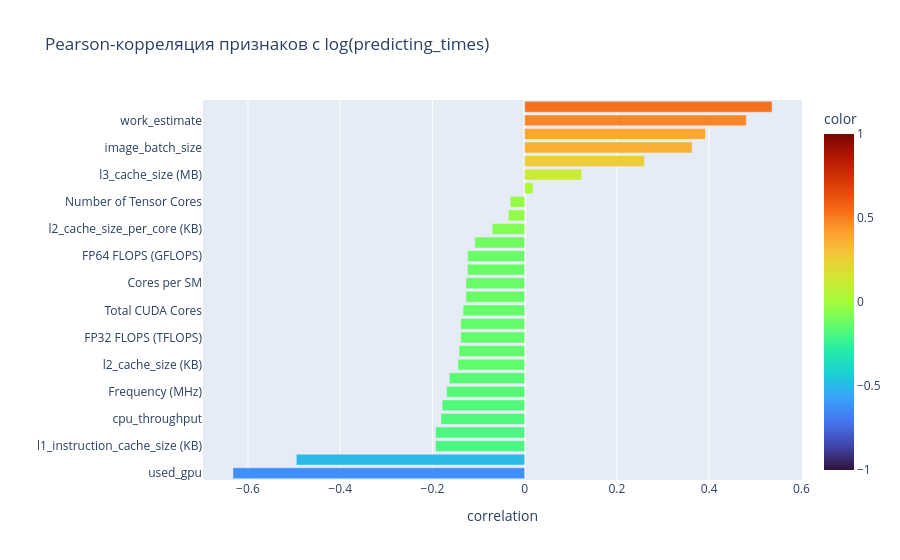

This figure's notebook cell:
### Code cell
# Корреляция numeric-фич с log_time
num_cols = df.select_dtypes(include=[np.number]).columns.tolist()
num_cols = [c for c in num_cols if c not in ('predicting_times', 'log_time')]
corr = df[num_cols + ['log_time']].corr()['log_time'].drop('log_time').sort_values()

fig = px.bar(x=corr.values, y=corr.index, orientation='h',
             title='Pearson-корреляция признаков с log(predicting_times)',
             labels={'x': 'correlation', 'y': ''},
             color=corr.values, color_continuous_scale='Turbo',
             range_color=[-1, 1])
fig.update_layout(height=max(500, 22 * len(corr)))
fig.show()

### Figure 1 — Plotly figure (JSON) as saved in the notebook; plotly's stock layout.template omitted (floating-point values rounded to 4 significant figures)
{"data": [{"alignmentgroup": "True", "hovertemplate": "correlation=%{x}<br>=%{y}<br>color=%{marker.color}<extra></extra>", "legendgroup": "", "marker": {"color": [-0.6326, -0.4952, -0.1932, -0.1932, -0.1817, -0.1788, -0.1693, -0.1634, -0.1448, -0.1424, -0.1388, -0.1386, -0.1336, -0.1273, -0.1273, -0.1241, -0.1241, -0.1082, -0.0704, -0.03557, -0.03139, 0.01791, 0.1235, 0.2598, 0.3629, 0.3919, 0.4805, 0.5364], "coloraxis": "coloraxis", "pattern": {"shape": ""}}, "name": "", "offsetgroup": "", "orientation": "h", "showlegend": false, "textposition": "auto", "type": "bar", "x": [-0.6326, -0.4952, -0.1932, -0.1932, -0.1817, -0.1788, -0.1693, -0.1634, -0.1448, -0.1424, -0.1388, -0.1386, -0.1336, -0.1273, -0.1273, -0.1241, -0.1241, -0.1082, -0.0704, -0.03557, -0.03139, 0.01791, 0.1235, 0.2598, 0.3629, 0.3919, 0.4805, 0.5364], "xaxis": "x", "y": ["used_gpu", "compute_throughput", "l1_instruction_cache_size (KB)", "l1_cache_size (KB)", "cpu_throughput", "Cores", "Frequency (MHz)", "Clock Rate (GHz) boost", "l2_cache_size (KB)", "Threads", "FP32 FLOPS (TFLOPS)", "ram_memory", "Total CUDA Cores", "Compute Capability (cuda version)", "Cores per SM", "FP16 FLOPS (TFLOPS)", "FP64 FLOPS (GFLOPS)", "Number of SMs", "l2_cache_size_per_core (KB)", "Max Frequency (MHz)", "Number of Tensor Cores", "gpu_memory", "l3_cache_size (MB)", "num_all_params", "image_batch_size", "model_img_size", "work_estimate", "pixels"], "yaxis": "y"}], "layout": {"autosize": true, "barmode": "relative", "coloraxis": {"cmax": 1, "cmin": -1, "colorbar": {"title": {"text": "color"}}, "colorscale": [[0, "#30123b"], [0.07143, "#4145ab"], [0.1429, "#4675ed"], [0.2143, "#39a2fc"], [0.2857, "#1bcfd4"], [0.3571, "#24eca6"], [0.4286, "#61fc6c"], [0.5, "#a4fc3b"], [0.5714, "#d1e834"], [0.6429, "#f3c63a"], [0.7143, "#fe9b2d"], [0.7857, "#f36315"], [0.8571, "#d93806"], [0.9286, "#b11901"], [1, "#7a0402"]]}, "legend": {"tracegroupgap": 0}, "title": {"text": "Pearson-корреляция признаков с log(predicting_times)"}, "xaxis": {"anchor": "y", "autorange": true, "domain": [0, 1], "range": [-0.6975, 0.6013], "title": {"text": "correlation"}, "type": "linear"}, "yaxis": {"anchor": "x", "autorange": true, "domain": [0, 1], "range": [-0.5, 27.5], "title": {"text": ""}, "type": "category"}}}
